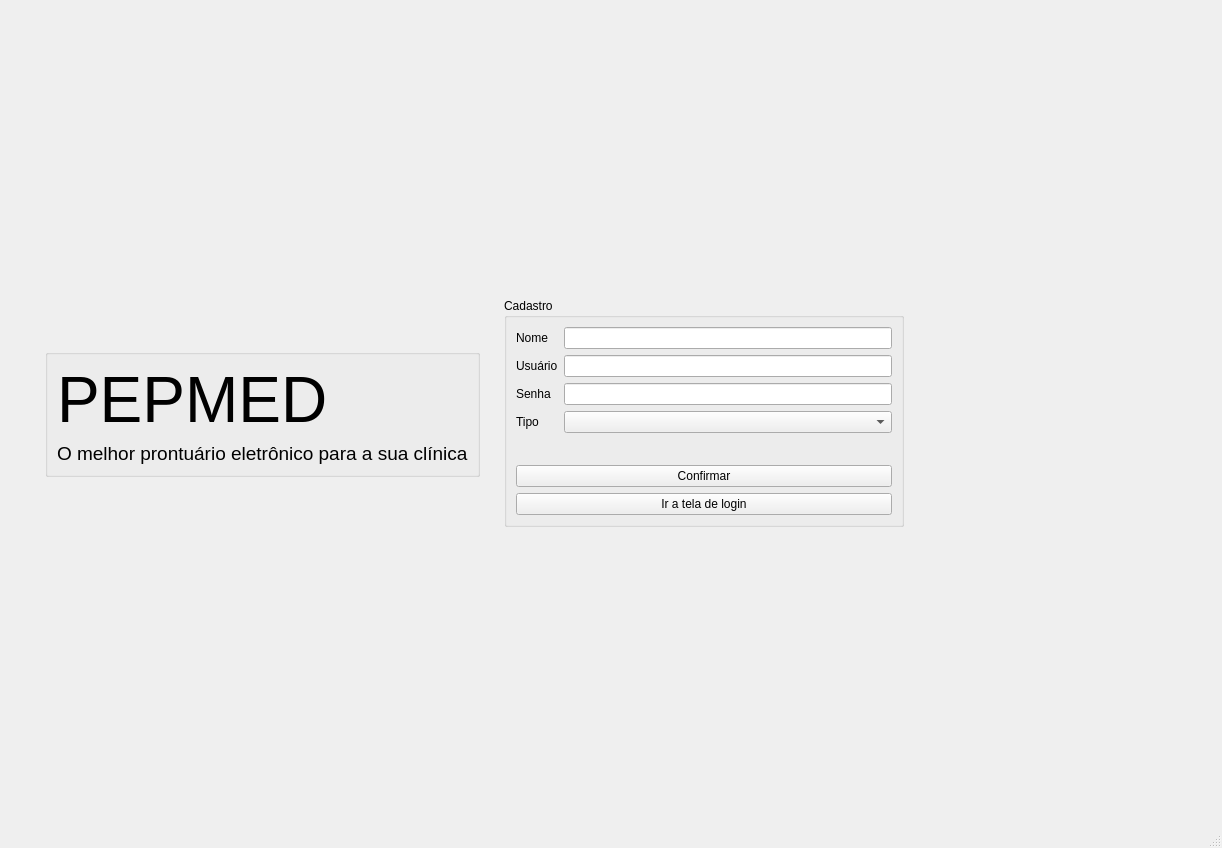
<?xml version="1.0" encoding="UTF-8"?>
<ui version="4.0">
 <class>MainWindow</class>
 <widget class="QMainWindow" name="MainWindow">
  <property name="geometry">
   <rect>
    <x>0</x>
    <y>0</y>
    <width>1085</width>
    <height>848</height>
   </rect>
  </property>
  <property name="windowTitle">
   <string>MainWindow</string>
  </property>
  <widget class="QWidget" name="centralwidget">
   <layout class="QVBoxLayout" name="verticalLayout_6">
    <item>
     <widget class="QStackedWidget" name="stackedWidget_geral">
      <property name="currentIndex">
       <number>2</number>
      </property>
      <widget class="QWidget" name="page">
       <layout class="QVBoxLayout" name="verticalLayout_2">
        <item>
         <widget class="QWidget" name="widget" native="true">
          <layout class="QHBoxLayout" name="horizontalLayout_3">
           <property name="rightMargin">
            <number>300</number>
           </property>
           <item>
            <widget class="QWidget" name="widget_2" native="true">
             <layout class="QHBoxLayout" name="horizontalLayout_4">
              <item>
               <widget class="QWidget" name="widget_5" native="true">
                <property name="sizePolicy">
                 <sizepolicy hsizetype="Fixed" vsizetype="Fixed">
                  <horstretch>0</horstretch>
                  <verstretch>0</verstretch>
                 </sizepolicy>
                </property>
                <layout class="QVBoxLayout" name="verticalLayout_8">
                 <item>
                  <widget class="QGroupBox" name="groupBox_2">
                   <property name="sizePolicy">
                    <sizepolicy hsizetype="Fixed" vsizetype="Fixed">
                     <horstretch>0</horstretch>
                     <verstretch>0</verstretch>
                    </sizepolicy>
                   </property>
                   <property name="title">
                    <string/>
                   </property>
                   <layout class="QVBoxLayout" name="verticalLayout_3">
                    <item>
                     <widget class="QLabel" name="label_3">
                      <property name="font">
                       <font>
                        <pointsize>48</pointsize>
                       </font>
                      </property>
                      <property name="text">
                       <string>PEPMED</string>
                      </property>
                     </widget>
                    </item>
                    <item>
                     <widget class="QLabel" name="label_4">
                      <property name="font">
                       <font>
                        <pointsize>14</pointsize>
                       </font>
                      </property>
                      <property name="text">
                       <string>O melhor prontuário eletrônico para a sua clínica</string>
                      </property>
                     </widget>
                    </item>
                   </layout>
                  </widget>
                 </item>
                </layout>
               </widget>
              </item>
             </layout>
            </widget>
           </item>
           <item>
            <widget class="QGroupBox" name="groupBox">
             <property name="sizePolicy">
              <sizepolicy hsizetype="Fixed" vsizetype="Fixed">
               <horstretch>0</horstretch>
               <verstretch>0</verstretch>
              </sizepolicy>
             </property>
             <property name="minimumSize">
              <size>
               <width>400</width>
               <height>0</height>
              </size>
             </property>
             <property name="title">
              <string>LOGIN:</string>
             </property>
             <layout class="QHBoxLayout" name="horizontalLayout_2">
              <item>
               <layout class="QFormLayout" name="formLayout_3">
                <item row="0" column="0">
                 <widget class="QLabel" name="label">
                  <property name="text">
                   <string>Usuário</string>
                  </property>
                 </widget>
                </item>
                <item row="0" column="1">
                 <widget class="QLineEdit" name="lineEdit"/>
                </item>
                <item row="1" column="0">
                 <widget class="QLabel" name="label_2">
                  <property name="text">
                   <string>Senha</string>
                  </property>
                 </widget>
                </item>
                <item row="1" column="1">
                 <widget class="QLineEdit" name="lineEdit_2"/>
                </item>
                <item row="3" column="0" colspan="2">
                 <widget class="QPushButton" name="entrar_btn">
                  <property name="text">
                   <string>Confirmar</string>
                  </property>
                 </widget>
                </item>
                <item row="4" column="0" colspan="2">
                 <widget class="QPushButton" name="cad_btn">
                  <property name="text">
                   <string>Ir a tela de cadastro</string>
                  </property>
                 </widget>
                </item>
                <item row="2" column="0">
                 <spacer name="verticalSpacer_2">
                  <property name="orientation">
                   <enum>Qt::Vertical</enum>
                  </property>
                  <property name="sizeHint" stdset="0">
                   <size>
                    <width>20</width>
                    <height>20</height>
                   </size>
                  </property>
                 </spacer>
                </item>
               </layout>
              </item>
             </layout>
            </widget>
           </item>
          </layout>
         </widget>
        </item>
       </layout>
      </widget>
      <widget class="QWidget" name="page_2">
       <layout class="QVBoxLayout" name="verticalLayout">
        <item>
         <layout class="QHBoxLayout" name="horizontalLayout">
          <item>
           <widget class="QListWidget" name="listWidget">
            <property name="minimumSize">
             <size>
              <width>200</width>
              <height>0</height>
             </size>
            </property>
            <property name="maximumSize">
             <size>
              <width>200</width>
              <height>16700</height>
             </size>
            </property>
           </widget>
          </item>
          <item>
           <widget class="QPushButton" name="pushButton_4">
            <property name="text">
             <string>asda</string>
            </property>
           </widget>
          </item>
          <item>
           <widget class="QStackedWidget" name="stackedWidget_2"/>
          </item>
         </layout>
        </item>
       </layout>
      </widget>
      <widget class="QWidget" name="page_3">
       <layout class="QVBoxLayout" name="verticalLayout_5">
        <item>
         <widget class="QWidget" name="widget_3" native="true">
          <layout class="QHBoxLayout" name="horizontalLayout_7">
           <property name="rightMargin">
            <number>300</number>
           </property>
           <item>
            <widget class="QWidget" name="widget_6" native="true">
             <layout class="QHBoxLayout" name="horizontalLayout_5">
              <item>
               <widget class="QWidget" name="widget_4" native="true">
                <property name="sizePolicy">
                 <sizepolicy hsizetype="Fixed" vsizetype="Fixed">
                  <horstretch>0</horstretch>
                  <verstretch>0</verstretch>
                 </sizepolicy>
                </property>
                <layout class="QVBoxLayout" name="verticalLayout_7">
                 <item>
                  <widget class="QGroupBox" name="groupBox_4">
                   <property name="sizePolicy">
                    <sizepolicy hsizetype="Fixed" vsizetype="Fixed">
                     <horstretch>0</horstretch>
                     <verstretch>0</verstretch>
                    </sizepolicy>
                   </property>
                   <property name="title">
                    <string/>
                   </property>
                   <layout class="QVBoxLayout" name="verticalLayout_4">
                    <item>
                     <widget class="QLabel" name="label_7">
                      <property name="font">
                       <font>
                        <pointsize>48</pointsize>
                       </font>
                      </property>
                      <property name="text">
                       <string>PEPMED</string>
                      </property>
                     </widget>
                    </item>
                    <item>
                     <widget class="QLabel" name="label_8">
                      <property name="font">
                       <font>
                        <pointsize>14</pointsize>
                       </font>
                      </property>
                      <property name="text">
                       <string>O melhor prontuário eletrônico para a sua clínica</string>
                      </property>
                     </widget>
                    </item>
                   </layout>
                  </widget>
                 </item>
                </layout>
               </widget>
              </item>
             </layout>
            </widget>
           </item>
           <item>
            <widget class="QGroupBox" name="groupBox_3">
             <property name="sizePolicy">
              <sizepolicy hsizetype="Fixed" vsizetype="Fixed">
               <horstretch>0</horstretch>
               <verstretch>0</verstretch>
              </sizepolicy>
             </property>
             <property name="minimumSize">
              <size>
               <width>400</width>
               <height>0</height>
              </size>
             </property>
             <property name="title">
              <string>Cadastro</string>
             </property>
             <layout class="QHBoxLayout" name="horizontalLayout_6">
              <item>
               <layout class="QFormLayout" name="formLayout_4">
                <item row="1" column="0">
                 <widget class="QLabel" name="label_5">
                  <property name="text">
                   <string>Usuário</string>
                  </property>
                 </widget>
                </item>
                <item row="1" column="1">
                 <widget class="QLineEdit" name="usuario"/>
                </item>
                <item row="2" column="0">
                 <widget class="QLabel" name="label_6">
                  <property name="text">
                   <string>Senha</string>
                  </property>
                 </widget>
                </item>
                <item row="2" column="1">
                 <widget class="QLineEdit" name="senha"/>
                </item>
                <item row="5" column="0" colspan="2">
                 <widget class="QPushButton" name="confirmar_btn">
                  <property name="text">
                   <string>Confirmar</string>
                  </property>
                 </widget>
                </item>
                <item row="6" column="0" colspan="2">
                 <widget class="QPushButton" name="log_btn">
                  <property name="text">
                   <string>Ir a tela de login</string>
                  </property>
                 </widget>
                </item>
                <item row="0" column="0">
                 <widget class="QLabel" name="label_9">
                  <property name="text">
                   <string>Nome</string>
                  </property>
                 </widget>
                </item>
                <item row="0" column="1">
                 <widget class="QLineEdit" name="nome"/>
                </item>
                <item row="3" column="0">
                 <widget class="QLabel" name="label_10">
                  <property name="text">
                   <string>Tipo</string>
                  </property>
                 </widget>
                </item>
                <item row="3" column="1">
                 <widget class="QComboBox" name="combo_tipo"/>
                </item>
                <item row="4" column="0">
                 <spacer name="verticalSpacer">
                  <property name="orientation">
                   <enum>Qt::Vertical</enum>
                  </property>
                  <property name="sizeHint" stdset="0">
                   <size>
                    <width>20</width>
                    <height>20</height>
                   </size>
                  </property>
                 </spacer>
                </item>
               </layout>
              </item>
             </layout>
            </widget>
           </item>
          </layout>
         </widget>
        </item>
       </layout>
      </widget>
     </widget>
    </item>
   </layout>
  </widget>
  <widget class="QMenuBar" name="menubar">
   <property name="geometry">
    <rect>
     <x>0</x>
     <y>0</y>
     <width>1085</width>
     <height>21</height>
    </rect>
   </property>
  </widget>
  <widget class="QStatusBar" name="statusbar"/>
 </widget>
 <resources/>
 <connections/>
</ui>
